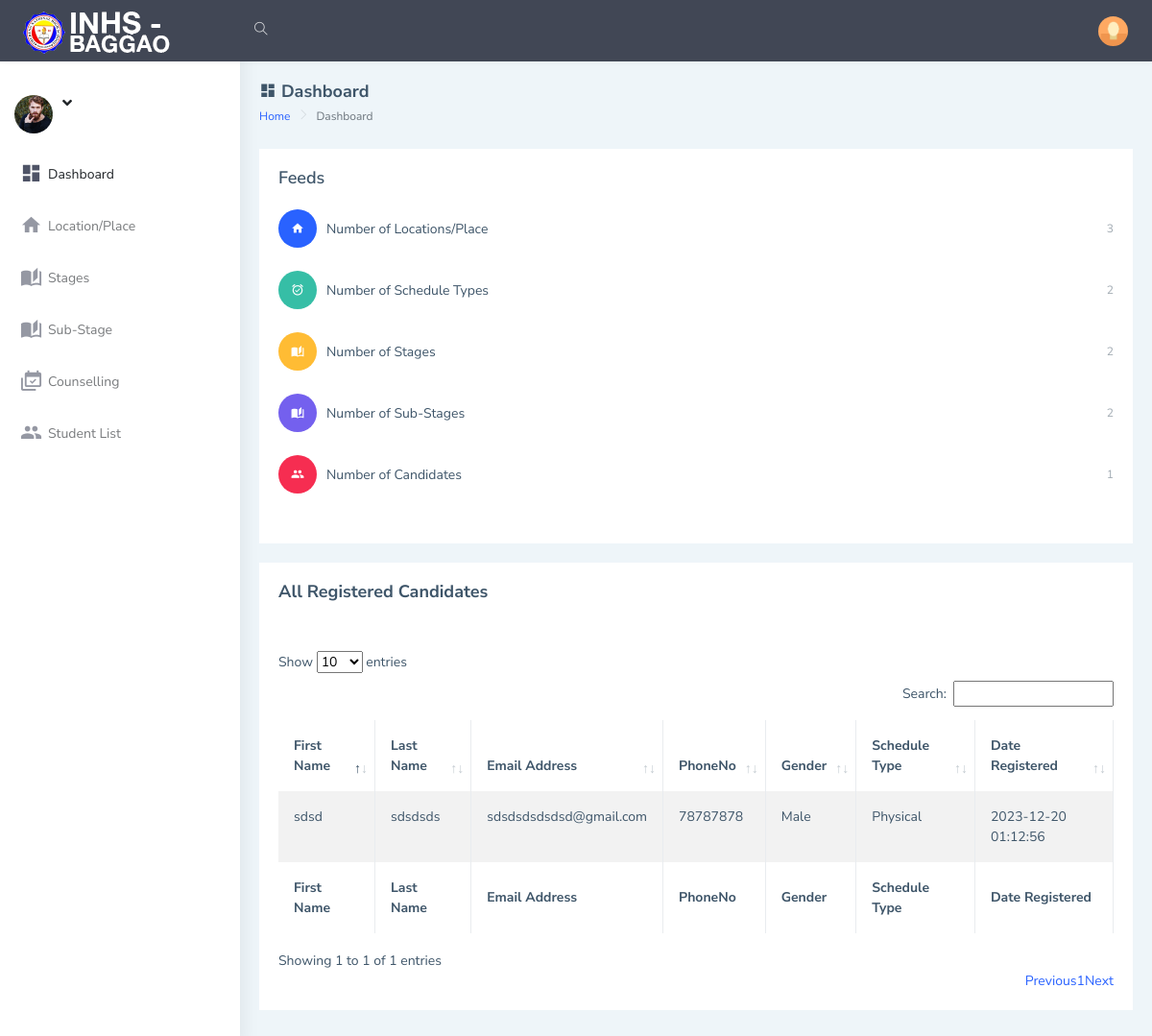
Screenshot of /admin/dashboard.php with the database file from the repository.
### tables this page shows
CREATE TABLE `users_tbl` (
  `id` int(10) NOT NULL,
  `firstName` varchar(50) DEFAULT NULL,
  `lastName` varchar(50) DEFAULT NULL,
  `emailAddress` varchar(50) DEFAULT NULL,
  `password` varchar(20) DEFAULT NULL,
  `phoneNo` varchar(20) DEFAULT NULL,
  `address` text DEFAULT NULL,
  `dob` varchar(20) DEFAULT NULL,
  `gender` varchar(10) DEFAULT NULL,
  `hobbies` text DEFAULT NULL,
  `course` varchar(50) DEFAULT NULL,
  `qualification` varchar(50) DEFAULT NULL,
  `qualificationGrade` varchar(50) DEFAULT NULL,
  `skills` text DEFAULT NULL,
  `scheduleTypeId` varchar(10) DEFAULT NULL,
  `dateCreated` varchar(20) DEFAULT NULL
);

CREATE TABLE `scheduletype_tbl` (
  `id` int(10) NOT NULL,
  `typeName` varchar(20) DEFAULT NULL
);

### admin/dashboard_action.php (called while the page is built)
<?php
include('includes/dbconnection.php');
$que1=mysqli_query($con,"select * from branch_tbl");
$branches = mysqli_num_rows($que1);
$que2=mysqli_query($con,"select * from scheduletype_tbl");
$scheduleTypes = mysqli_num_rows($que2);
$que3=mysqli_query($con,"select * from stages_tbl");
$stages = mysqli_num_rows($que3);
$que4=mysqli_query($con,"select * from substage_tbl");
$subStages = mysqli_num_rows($que4);
$que5=mysqli_query($con,"select * from users_tbl");
$candidates = mysqli_num_rows($que5);
?>

### admin/dashboard.php (the view, shortened to what this page needs)
<!DOCTYPE html>
<html dir="ltr" lang="en">
<?php
include('includes/session.php');
include('dashboard_action.php');
include('includes/header.php');
?>
<body>
    <div id="main-wrapper" data-layout="vertical" data-navbarbg="skin5" data-sidebartype="full"
        data-sidebar-position="absolute" data-header-position="absolute" data-boxed-layout="full">
        <?php include 'includes/topbar.php'?>
        <?php include 'includes/sidebar.php'?>
        <div class="page-wrapper">
            <div class="page-breadcrumb">
                <div class="row align-items-center">
                    <div class="col-5">
                        <h4 class="page-title"><i class="mdi mdi-view-dashboard"></i> Dashboard</h4>
                        <div class="d-flex align-items-center">
                            <nav aria-label="breadcrumb">
                                <ol class="breadcrumb">
                                    <li class="breadcrumb-item"><a href="#">Home</a></li>
                                    <li class="breadcrumb-item active" aria-current="page">Dashboard</li>
                                </ol>
                            </nav>
                        </div>
                    </div>
                </div>
            </div>
            <div class="container-fluid">
                <div class="row">
                    <div class="col-md-12">
                        <div class="card">
                            <div class="card-body">
                                <h4 class="card-title">Feeds</h4>
                                <div class="feed-widget">
                                    <ul class="list-style-none feed-body m-0 p-b-20">
                                        <li class="feed-item">
                                            <div class="feed-icon bg-info"><i class="mdi mdi-home"></i></div>Number of Locations/Place<span class="ms-auto font-12 text-muted"><?php echo $branches;?></span>
                                        </li>
                                        <li class="feed-item">
                                            <div class="feed-icon bg-success"><i class="mdi mdi-alarm-check"></i></div> Number of Schedule Types<span class="ms-auto font-12 text-muted"><?php echo $scheduleTypes;?></span>
                                        </li>
                                        <li class="feed-item">
                                            <div class="feed-icon bg-warning"><i class="mdi mdi-book-open-page-variant"></i></div> Number of Stages<span class="ms-auto font-12 text-muted"><?php echo $stages;?></span>
                                        </li>
                                        <li class="feed-item">
                                            <div class="feed-icon bg-primary"><i class="mdi mdi-book-open-page-variant"></i></div> Number of Sub-Stages<span class="ms-auto font-12 text-muted"><?php echo $subStages;?></span>
                                        </li>
                                        <li class="feed-item">
                                            <div class="feed-icon bg-danger"><i class="mdi mdi-account-multiple"></i></div> Number of Candidates<span class="ms-auto font-12 text-muted"><?php echo $candidates;?></span>
                                        </li>
                                    </ul>
                                </div>
                            </div>
                        </div>
                    </div>
                </div>
                <div class="row">
                    <div class="col-lg-12 col-xlg-12 col-md-12">
                        <div class="card">
                            <div class="card-body">
                            <h4 class="page-title">All Registered Candidates</h4>
                                <br><br>
                                <table id="example" class="table table-striped table-bordered" style="width:100%">
                                    <thead>
                                        <tr>
                                            <th>First Name</th>
                                            <th>Last Name</th>
                                            <th>Email Address</th>
                                            <th>PhoneNo</th>
                                            <th>Gender</th>
                                            <th>Schedule Type</th>
                                            <th>Date Registered</th>
                                        </tr>
                                    </thead>
                                    <tbody>
                                    <?php
                                        $que=mysqli_query($con,"SELECT users_tbl.id,users_tbl.firstName, users_tbl.lastName,users_tbl.emailAddress,users_tbl.phoneNo,users_tbl.gender,users_tbl.dateCreated,
                                        scheduletype_tbl.typeName
                                        from users_tbl
                                        INNER JOIN scheduletype_tbl ON scheduletype_tbl.id = users_tbl.scheduleTypeId
                                        ORDER BY users_tbl.dateCreated ASC");
                                        while ($row=mysqli_fetch_array($que)) {
                                        ?>
                                        <tr>
                                            <td><?php echo $row['firstName'];?></td>
                                            <td><?php echo $row['lastName'];?></td>
                                            <td><?php echo $row['emailAddress'];?></td>
                                            <td><?php echo $row['phoneNo'];?></td>
                                            <td><?php echo $row['gender'];?></td>
                                            <td><?php echo $row['typeName'];?></td>
                                            <td><?php echo $row['dateCreated'];?></td>
                                        </tr>
                                        <?php
                                        }
                                    ?>
                                    </tbody>
                                        <tfoot>
                                            <tr>
                                                <th>First Name</th>
                                                <th>Last Name</th>
                                                <th>Email Address</th>
                                                <th>PhoneNo</th>
                                                <th>Gender</th>
                                                <th>Schedule Type</th>
                                                <th>Date Registered</th>
                                            </tr>
                                    </tfoot>
                                </table>
                            </div>
                        </div>
                    </div>
            </div>
        </div>
    </div>
</body>
</html>

### rows the page displays
users_tbl: firstName "sdsd", lastName "sdsdsds", emailAddress "sdsdsdsdsdsd@gmail.com", phoneNo "78787878", gender "Male", scheduletype_tbl.typeName "Physical", dateCreated "2023-12-20 01:12:56"

### other values shown
$branches "3"
$scheduleTypes "2"
$stages "2"
$subStages "2"
$candidates "1"
